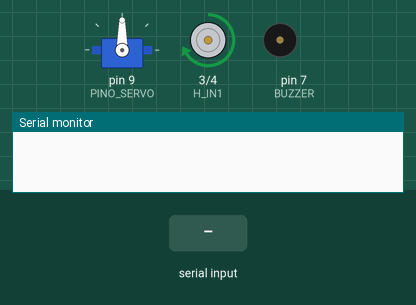
Recording of a sketch running on a simulated Arduino Uno, built with avr-gcc and run on an emulated ATmega328P. Parts: servo, motor-driver pin pairs drawn as motors (green arrow = first pin HIGH = forward, orange = second pin HIGH = backward, longer = more drive, scaled by the enable pin), buzzer (waves = sounding, pin HIGH), the last lines printed to the serial monitor. The inputs (shaded band) are chosen by the test bench.

Above: at 2.0 s.
2.1 s: "R" received over Serial
At 2.75 s:
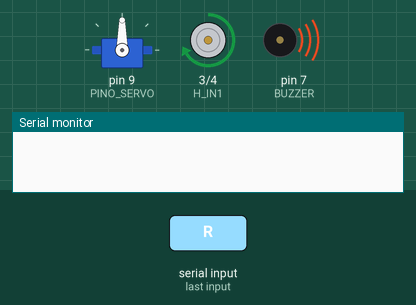
5.1 s: "P" received over Serial
At 6.8 s:
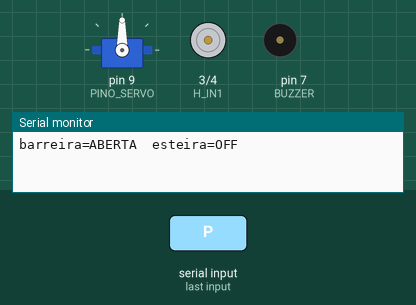
7.2 s: "F" received over Serial
At 7.6 s:
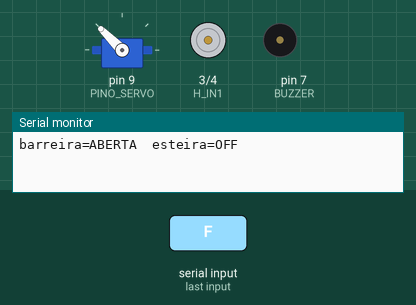
10.7 s: "f" received over Serial
At 13.0 s:
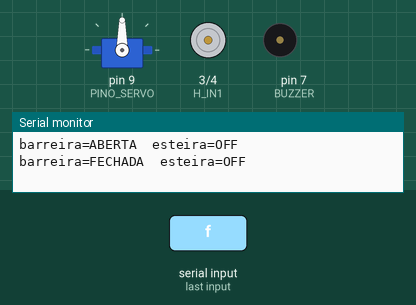
Timing chart, 0 to 14.5 s (numbered marks = the images above; inputs shaded):
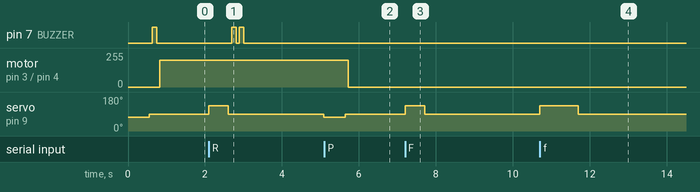

The sketch:

laranja_atuador.ino
```cpp
#include <Servo.h>

const int PINO_SERVO = 9;
const int BUZZER     = 7;

const int H_IN1 = 3;
const int H_IN2 = 4;
const int H_ENA = 5;

const bool ESTEIRA_2PINOS = false;

const int US_PARADO = 1500;   // ponto neutro (ajuste fino aqui)
const int US_FECHAR = 2000;   // gira no sentido de fechar
const int US_ABRIR  = 1300;   // gira no sentido de abrir

const int MS_FECHAR = 510;
const int MS_ABRIR  = 550;

const int MS_PULSO  = 1000;    // duracao dos pulsos de calibracao 'f' e 'a'

const int MS_BARREIRA = 2000; // tempo fechada antes de reabrir

// true  = esteira para enquanto a barreira esta fechada
// false = esteira continua andando (comporta desvia a fruta)
const bool PARAR_ESTEIRA_NO_DESCARTE = false;

const int VEL_ESTEIRA = 200;
const int MS_PARADA   = 250;

Servo barreira;
bool fechada       = false;
bool esteiraLigada = false;

void esteiraLigar() {
  if (ESTEIRA_2PINOS) {
    digitalWrite(H_IN1, LOW);
    analogWrite(H_ENA, VEL_ESTEIRA);
  } else {
    digitalWrite(H_IN1, HIGH);
    digitalWrite(H_IN2, LOW);
    analogWrite(H_ENA, VEL_ESTEIRA);
  }
  esteiraLigada = true;
}

void esteiraParar() {
  analogWrite(H_ENA, 0);
  digitalWrite(H_IN1, LOW);
  if (!ESTEIRA_2PINOS) digitalWrite(H_IN2, LOW);
  esteiraLigada = false;
}

void girar(int us, int ms) {
  barreira.attach(PINO_SERVO, 500, 2500);
  barreira.writeMicroseconds(us);
  delay(ms);
  barreira.writeMicroseconds(US_PARADO);
  delay(80);
  barreira.detach();
}

void fechar() {
  if (fechada) return;
  girar(US_FECHAR, MS_FECHAR);
  fechada = true;
}

void abrir() {
  if (!fechada) return;
  girar(US_ABRIR, MS_ABRIR);
  fechada = false;
}

void bipar(int vezes) {
  for (int i = 0; i < vezes; i++) {
    digitalWrite(BUZZER, HIGH);
    delay(120);
    digitalWrite(BUZZER, LOW);
    delay(80);
  }
}

void descartar() {
  if (PARAR_ESTEIRA_NO_DESCARTE) {
    esteiraParar();
    delay(MS_PARADA);
  }

  fechar();
  bipar(2);
  delay(MS_BARREIRA);
  abrir();

  if (!esteiraLigada) esteiraLigar();
}

void imprimirEstado() {
  Serial.print(F("barreira="));
  Serial.print(fechada ? F("FECHADA") : F("ABERTA"));
  Serial.print(F("  esteira="));
  Serial.println(esteiraLigada ? F("ON") : F("OFF"));
}

void setup() {
  pinMode(BUZZER, OUTPUT);
  digitalWrite(BUZZER, LOW);

  pinMode(H_IN1, OUTPUT);
  pinMode(H_IN2, OUTPUT);
  pinMode(H_ENA, OUTPUT);
  esteiraParar();

  Serial.begin(9600);

  girar(US_ABRIR, MS_ABRIR);
  fechada = false;

  bipar(1);
  esteiraLigar();
}

void loop() {
  if (Serial.available() > 0) {
    char cmd = Serial.read();

    switch (cmd) {
      case 'V':
      case 'M':
        break;

      case 'R':
        descartar();
        break;

      case '0':
        abrir();
        if (!esteiraLigada) esteiraLigar();
        break;

      // --- teste manual ---
      case 'L': esteiraLigar(); imprimirEstado(); break;
      case 'P': esteiraParar(); imprimirEstado(); break;
      case 'F': fechar();       imprimirEstado(); break;
      case 'A': abrir();        imprimirEstado(); break;

      // --- calibracao: pulsos curtos para medir o curso ---
      case 'f': girar(US_FECHAR, MS_PULSO); break;
      case 'a': girar(US_ABRIR,  MS_PULSO); break;

      // --- calibracao: ponto de parada ---
      case 'T':
        Serial.println(F("3s parado - nao pode girar nem tremer"));
        barreira.attach(PINO_SERVO, 500, 2500);
        barreira.writeMicroseconds(US_PARADO);
        delay(3000);
        barreira.detach();
        Serial.println(F("fim"));
        break;

      case '?': imprimirEstado(); break;

      default: break;
    }
  }
}
```

Measured:
- after the input at 2.1 s, pin 7 (BUZZER): alternates HIGH for 0.12 s and LOW for 0.08 s, 4 changes in all, then stays LOW, starting after 0.59 s; servo on pin 9 (PINO_SERVO): 90° → 135° at once, → 90° 0.51 s later, → 72° 2.5 s later
- after the input at 5.1 s, motor on pin 3 (H_IN1) / pin 4 (H_IN2): forward 200/255 → stopped after 0.62 s
- after the input at 7.2 s, servo on pin 9 (PINO_SERVO): 90° → 135° at once, → 90° 0.51 s later
- after the input at 10.7 s, servo on pin 9 (PINO_SERVO): 90° → 135° at once, → 90° 1.0 s later
